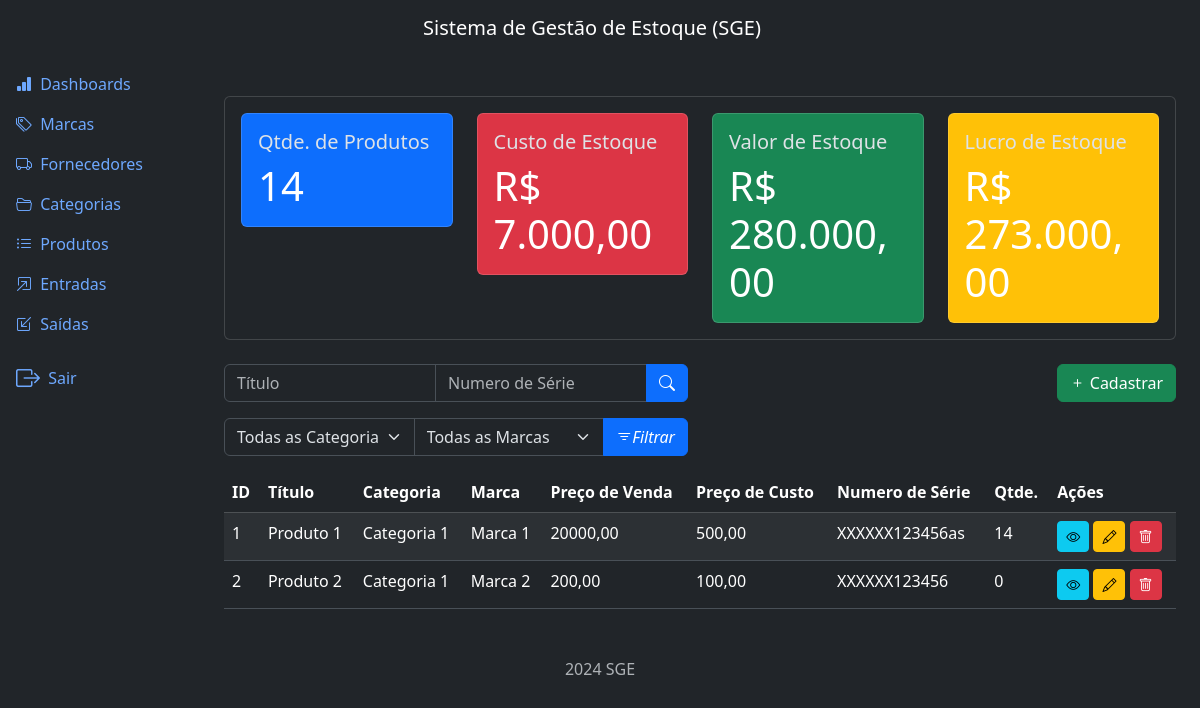
/products/list/ (signed in), run on an earlier commit of the app's database.
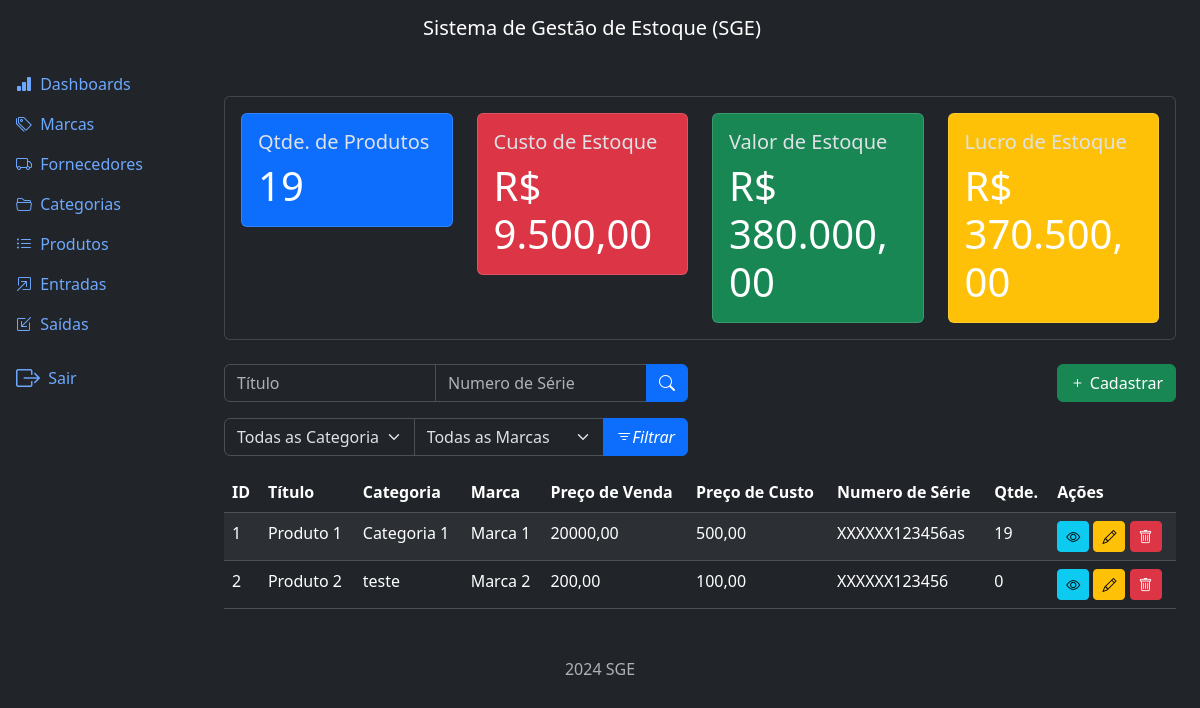
And on a later commit of the database.
### products/models.py (models this page shows, shortened)
class Product(models.Model):
    title = models.CharField(max_length=500)
    category = models.ForeignKey(
        Category, on_delete=models.PROTECT, related_name='products')
    brand = models.ForeignKey(
        Brand, on_delete=models.PROTECT, related_name='products')
    description = models.TextField(null=True, blank=True)
    serie_number = models.CharField(max_length=200, null=True, blank=True)
    cost_price = models.DecimalField(max_digits=20, decimal_places=2)
    selling_price = models.DecimalField(max_digits=20, decimal_places=2)
    quantity = models.IntegerField(default=0)
    created_at = models.DateTimeField(auto_now_add=True)
    updated_at = models.DateTimeField(auto_now=True)
    class Meta:
        ordering = ['title']

### categories/models.py (models this page shows)
class Category(models.Model):
    name = models.CharField(max_length=500)
    description = models.TextField(null=True, blank=True)
    created_at = models.DateTimeField(auto_now_add=True)
    updated_at = models.DateTimeField(auto_now=True)
    class Meta:
        ordering = ['name']
    def __str__(self):
        return self.name

### brands/models.py (models this page shows)
class Brand(models.Model):
    name = models.CharField(max_length=500)
    description = models.TextField(null=True, blank=True)
    created_at = models.DateTimeField(auto_now_add=True)
    updated_at = models.DateTimeField(auto_now=True)
    class Meta:
        ordering = ['name']
    def __str__(self):
        return self.name

### products/views.py (the view)
# urls.py: path('list/', views.ProductListView.as_view(), name='list'),
class ProductListView(LoginRequiredMixin, ListView):
    model = Product
    template_name = 'product_list.html'
    context_object_name = 'products'
    paginate_by = 5
    permission_required = 'products.view_product'
    def get_queryset(self):
        qs = super().get_queryset()
        title = self.request.GET.get('title')
        category = self.request.GET.get('category')
        brand = self.request.GET.get('brand')
        ns = self.request.GET.get('serie_number')
        if title:
            qs = qs.filter(title__icontains=title)
        if ns:
            qs = qs.filter(serie_number__icontains=ns)
        if category:
            qs = qs.filter(category__id=category)
        if brand:
            qs = qs.filter(brand__id=brand)
        return qs
    def get_context_data(self, **kwargs):
        context = super().get_context_data(**kwargs)
        context['categories'] = Category.objects.all()
        context['brands'] = Brand.objects.all()
        context['product_metrics'] = metrics.get_products_metrics()
        return context

### project/metrics.py (called while the page is built)
def get_products_metrics():
    products = Product.objects.all()
    total_cost_price = sum(product.cost_price *
                           product.quantity for product in products)
    total_selling_price = sum(product.selling_price *
                              product.quantity for product in products)
    total_quantity = sum(product.quantity for product in products)
    total_profit = total_selling_price - total_cost_price
    return dict(
        total_cost_price=number_format(
            total_cost_price, decimal_pos=2, force_grouping=True),
        total_selling_price=number_format(
            total_selling_price, decimal_pos=2, force_grouping=True),
        total_quantity=total_quantity,
        total_profit=number_format(
            total_profit, decimal_pos=2, force_grouping=True)
    )

### products/templates/product_list.html (shortened to what this page needs)
{% extends "base.html" %}
{% block content %}
  {% include "components/product_metrics.html" %}
  <div class="row mb-3">
    <div class="col-md-6">
      <form method="GET" action="{% url "product:list" %}">
        <div class="input-group">
          <input type="text" class="form-control" name="title" placeholder="Título" value="{{request.GET.title}}">
          <input type="text" class="form-control" name="serie_number" placeholder="Numero de Série" value="{{request.GET.serie_number}}">
          <button type="submit" class="btn btn-primary">
            <i class="bi bi-search"></i>
          </button>
        </div>
      </form>
    </div>
    <div class="col-md-6">
      <a href="{% url "product:create" %}" class="btn btn-success float-end" >
        <i class="bi bi-plus"></i>
        Cadastrar
      </a>
    </div>
  </div>
  <div class="row mb-3">
    <div class="col-md-6">
      <form method="GET" action="{% url "product:list" %}">
        <div class="input-group">
          <select class="form-select" name="category">
            <option value="" {% if not request.GET.category %} selected {% endif %}>Todas as Categorias</option>
          </select>
          <select class="form-select" name="brand">
            <option value="" {% if not request.GET.brand %} selected {% endif %}>Todas as Marcas</option>
          </select>
          <button type="submit" class="btn btn-primary"><i class="bi bi-filter">Filtrar</i></button>
        </div>
      </form>
    </div>
  </div>
  <div class="table-responsive">
    <table class="table table-striped table-border">
      <thead class="table-dark">
        <tr>
          <th>ID</th>
          <th>Título</th>
          <th>Categoria</th>
          <th>Marca</th>
          <th>Preço de Venda</th>
          <th>Preço de Custo</th>
          <th>Numero de Série</th>
          <th>Qtde.</th>
          <th>Ações</th>
        </tr>
      </thead>
      <tbody>
        {% for product in products %}
          <tr>
            <td>{{ product.id }}</td>
            <td>{{ product.title }}</td>
            <td>{{ product.category }}</td>
            <td>{{ product.brand }}</td>
            <td>{{ product.selling_price }}</td>
            <td>{{ product.cost_price}}</td>
            <td>{{ product.serie_number}}</td>
            <td>{{ product.quantity}}</td>
            <td>
              <a href="{% url "product:detail" product.id %}" class="btn btn-info btn-sm"><i class="bi bi-eye"></i></a>
              <a href="{% url "product:update" product.id %}" class="btn btn-warning btn-sm"><i class="bi bi-pencil"></i></a>
              <a href="{% url "product:delete" product.id %}" class="btn btn-danger btn-sm"><i class="bi bi-trash"></i></a>
            </td>
          </tr>
        {% endfor %}
      </tbody>
    </table>
  </div>
{% endblock content %}

What changed in the data, as far as the page shows it:
changed Product "Produto 1": quantity "14" → "19"
changed Product "Produto 2": category "Categoria 1" → "teste"
Also different on the page:
{{ product_metrics.total_quantity }}: "14" → "19"
{{ product_metrics.total_cost_price }}: "7.000,00" → "9.500,00"
{{ product_metrics.total_selling_price }}: "280.000,00" → "380.000,00"
{{ product_metrics.total_profit }}: "273.000,00" → "370.500,00"
